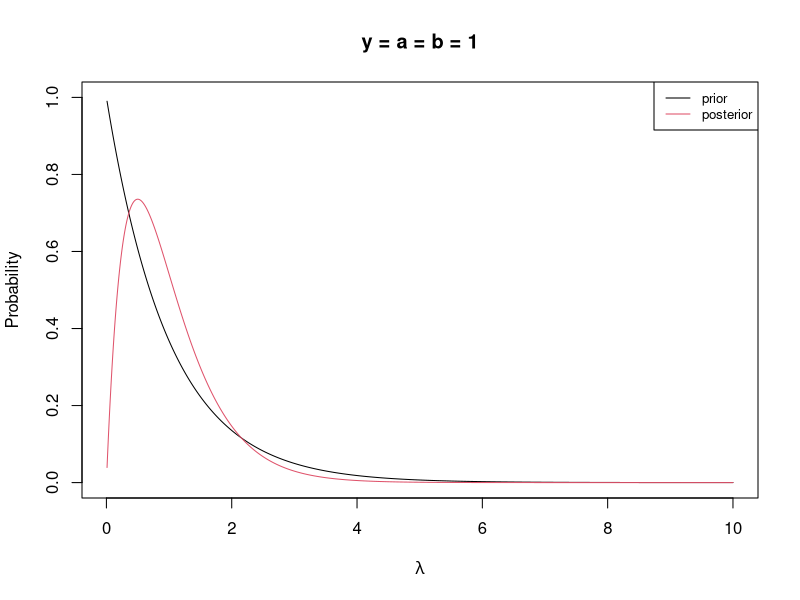
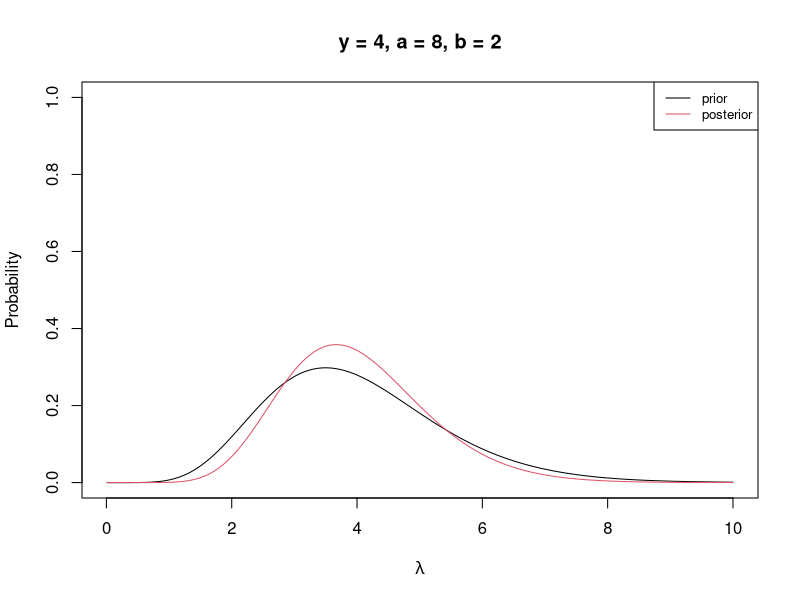

Recreate these plots in R, in order.
x <- (1:1000)/100
y1 <- dgamma(x = x, 1, 1)
y2 <- dgamma(x = x, 2, 2)
y3 <- dgamma(x = x, 8, 2)
y4 <- dgamma(x = x, 12, 3)

plot(x, y1, type = 'l',main = 'y = a = b = 1',xlab = expression(lambda),ylab = "Probability",ylim= c(0,1.0))
lines(x, y2, type = 'l', col = 2)
legend("topright",
       legend = c('prior', 'posterior'), 
       col = c(1:2),
       lty = 1, cex = 0.8)

plot(x, y3, type = 'l',main = 'y = 4, a = 8, b = 2',xlab = expression(lambda),ylab = "Probability",ylim= c(0,1.0))
lines(x, y4, type = 'l', col = 2)
legend("topright",
       legend = c('prior', 'posterior'), 
       col = c(1:2),
       lty = 1, cex = 0.8)